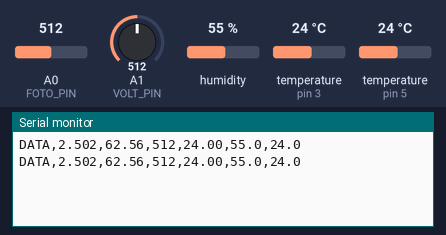
Bench run of a sketch on a simulated Arduino Uno, built with avr-gcc and run on an emulated ATmega328P. Parts: the last lines printed to the serial monitor. The inputs (shaded band) are chosen by the test bench; at power-on: humidity 55 %, temperature (sensors on pin 5, pin 3) 24 °C, A0 (FOTO_PIN) = 512, A1 (VOLT_PIN) = 512.

Above: at 3.6 s.
3.7 s: humidity set to 22 %
At 7.0 s:
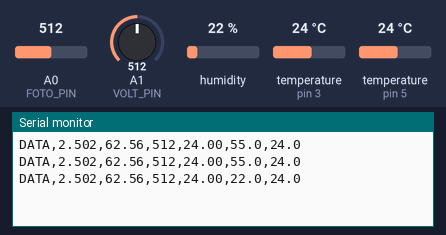
7.3 s: temperature (sensor on pin 5) set to 12 °C
At 10.0 s:
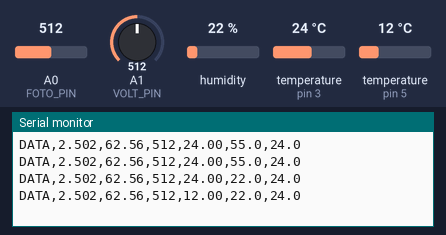
10.9 s: A0 (FOTO_PIN) set to 716
At 13.0 s:
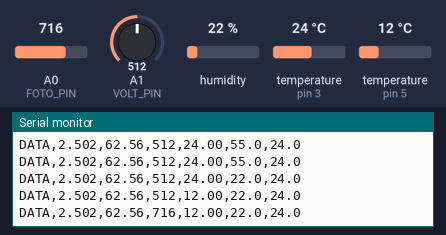
14.5 s: A1 (VOLT_PIN) set to 716
At 15.9 s:
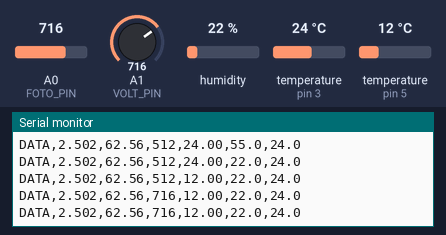
18.1 s: temperature (sensor on pin 3) set to 12 °C
At 20.7 s:
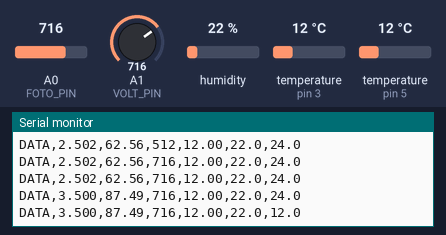
21.7 s: temperature (sensor on pin 5) set to 19 °C
At 23.6 s:
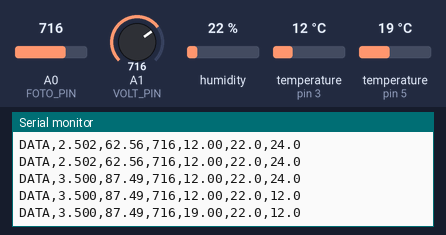
Timing chart, 0 to 25.1 s (numbered marks = the images above; inputs shaded):
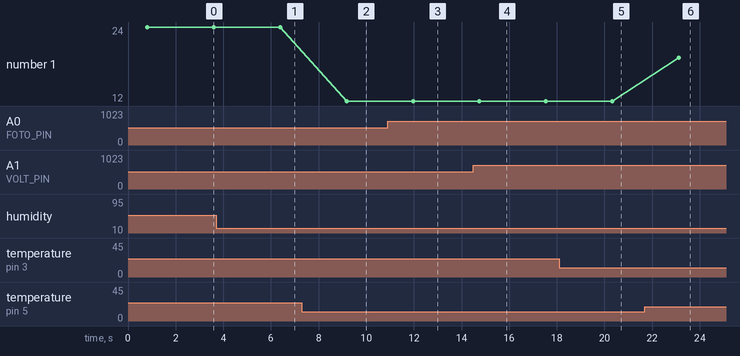

The sketch:

sunny_emc_nano.ino
```cpp
#include <OneWire.h>
#include <DallasTemperature.h>
#include <DHT.h>

// ===== Pines =====
const int FOTO_PIN = A0;          // Fototransistor
const int VOLT_PIN = A1;          // Panel (voltaje sobre la resistencia)
const float RESISTENCIA = 40.0;   // Ohms

const int ONE_WIRE_BUS = 5;       // DS18B20 en D5
OneWire oneWire(ONE_WIRE_BUS);
DallasTemperature ds18b20(&oneWire);

#define DHTPIN 3                  // DHT11 en D3
#define DHTTYPE DHT11
DHT dht(DHTPIN, DHTTYPE);

// Valor que se envia cuando un sensor falla (el dashboard lo ignora)
const float ERROR_VAL = -999.0;

void setup() {
  Serial.begin(9600);   // USB y modulo Bluetooth LE a 9600
  ds18b20.begin();
  dht.begin();
}

void loop() {
  // Fototransistor
  int luz = analogRead(FOTO_PIN);

  // Voltaje y corriente (I = V / R)
  int adc = analogRead(VOLT_PIN);
  float volt = (adc * 5.0) / 1023.0;
  float corrienteMA = (volt / RESISTENCIA) * 1000.0;

  // DS18B20
  ds18b20.requestTemperatures();
  float tempDS = ds18b20.getTempCByIndex(0);
  if (tempDS == DEVICE_DISCONNECTED_C) tempDS = ERROR_VAL;

  // DHT11
  float hum = dht.readHumidity();
  float tempDHT = dht.readTemperature();
  if (isnan(hum)) hum = ERROR_VAL;
  if (isnan(tempDHT)) tempDHT = ERROR_VAL;

  // Una linea por lectura:
  // DATA,voltaje(V),corriente(mA),luz(0-1023),tempDS18B20(C),humedad(%),tempDHT11(C)
  Serial.print("DATA,");
  Serial.print(volt, 3);        Serial.print(',');
  Serial.print(corrienteMA, 2); Serial.print(',');
  Serial.print(luz);            Serial.print(',');
  Serial.print(tempDS, 2);      Serial.print(',');
  Serial.print(hum, 1);         Serial.print(',');
  Serial.println(tempDHT, 1);

  delay(2000);
}
```

Measured:
- after the input at 3.7 s, the serial monitor: prints a new line after 2.7 s (image 1)
- after the input at 7.3 s, the serial monitor: prints a new line after 1.9 s (image 2)
- after the input at 10.9 s, the serial monitor: prints a new line after 1.1 s (image 3)
- after the input at 18.1 s, the serial monitor: prints a new line after 2.2 s (image 5)
- after the input at 21.7 s, the serial monitor: prints a new line after 1.4 s (image 6)
- plotted number 1: 24 → 12 after the input at 7.3 s, 12 → 19 after the input at 21.7 s
